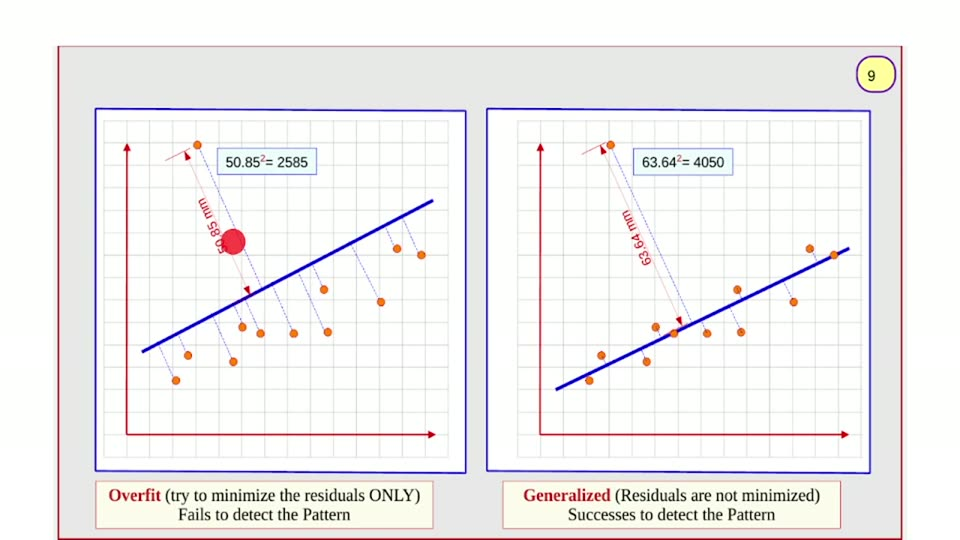
#> input picture videos/machine-learning/03_ridger_regression_gradient_descent/unique_slides/slide_009.jpg, 960 x 540 px, found by its file name
$ python probe19_capcolorcoded.py
#> lines starting #> are read from the running program, lines starting #| are printed output that depends on the picture; after the words box and inside, x2 and y2 are one past the last pixel; in counts of white or black regions, pixels touching at a corner belong together
#!/usr/bin/env python3
"""Probe 19: color-coded ASCII of the four caption lines.
'R' = red ink, '#' = dark/black ink. Prints every 2nd column when wide.
"""
import numpy as np
from PIL import Image

SRC = "videos/machine-learning/03_ridger_regression_gradient_descent/unique_slides/slide_009.jpg"
a = np.asarray(Image.open(SRC).convert("RGB")).astype(int)
r, g, b = a[:, :, 0], a[:, :, 1], a[:, :, 2]
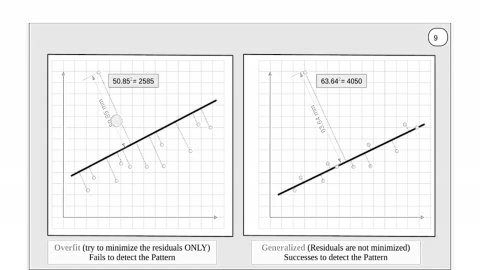
#> r: shape (540, 960) int64 (shown at 1/2 size); min 0, max 255, mean 240.8
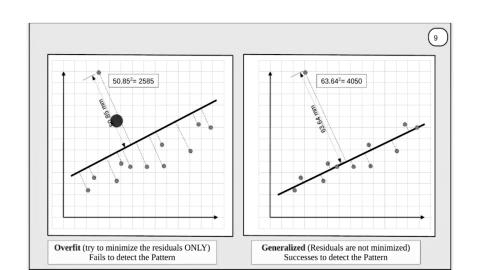
#> g: shape (540, 960) int64 (shown at 1/2 size); min 0, max 255, mean 239
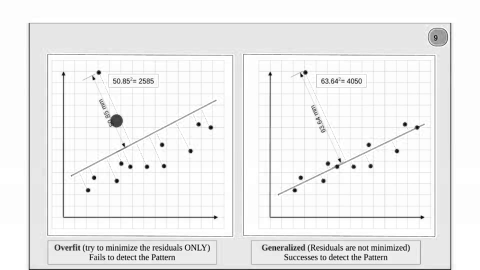
#> b: shape (540, 960) int64 (shown at 1/2 size); min 0, max 255, mean 239

band = (r + g + b) <= 690
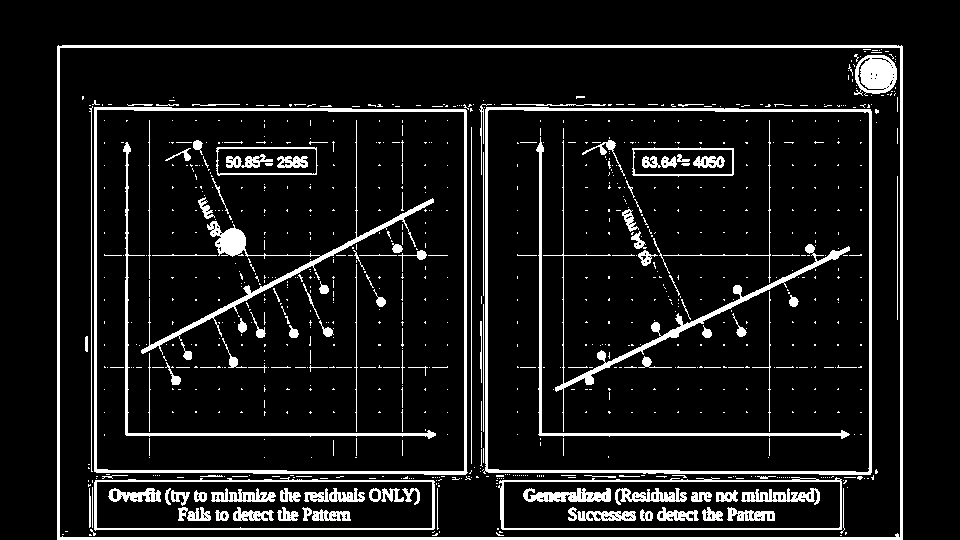
#> band: shape (540, 960) bool; 9.6% white; 914 white regions (782 under 20 px), largest, box (x1, y1, x2, y2) and area: (57, 45, 903, 540) 8015, (483, 107, 872, 475) 4604, (94, 107, 468, 475) 4542
SAT = np.maximum(np.maximum(r, g), b) - np.minimum(np.minimum(r, g), b)
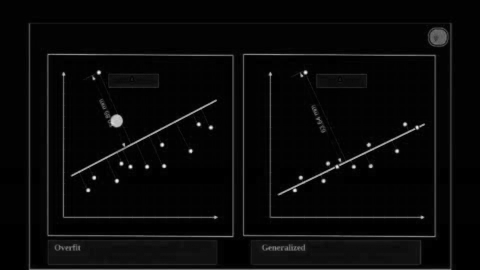
#> SAT: shape (540, 960) int64 (shown at 1/2 size); min 0, max 255, mean 8.7
redish = band & (r - g > 20) & (r - b > 20) & (r > 60)
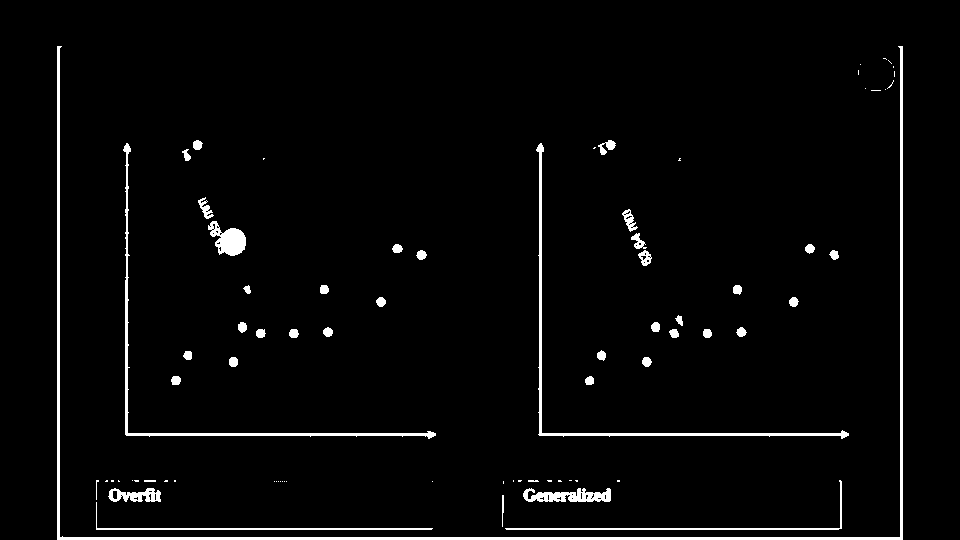
#> redish: shape (540, 960) bool; 3% white; 79 white regions (36 under 20 px), largest, box (x1, y1, x2, y2) and area: (57, 46, 903, 540) 5491, (536, 143, 849, 439) 1857, (123, 143, 436, 439) 1768
dark = band & (SAT <= 22)
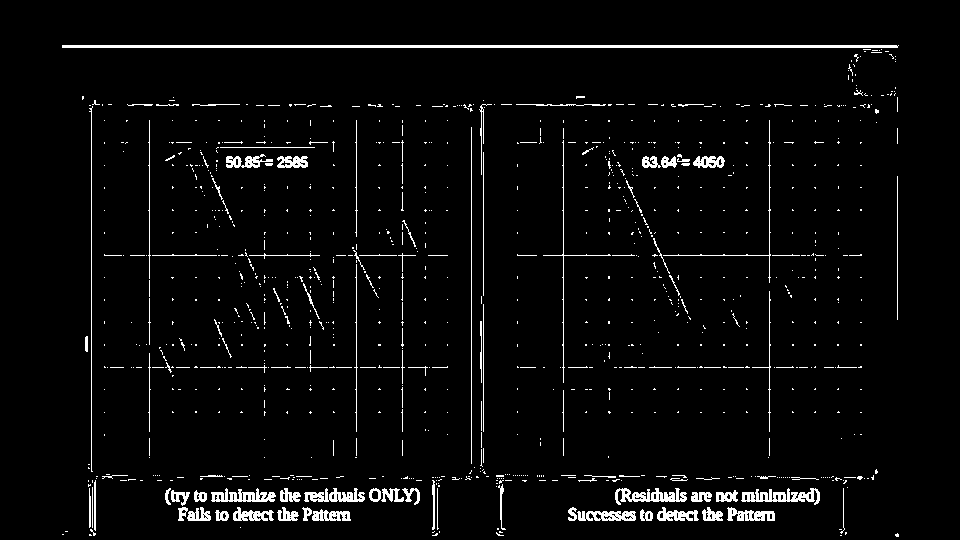
#> dark: shape (540, 960) bool; 3.7% white in thin lines or dots, all inside (x1, y1, x2, y2) = (62, 45, 899, 537)


def dump(nm, x0, x1, y0, y1):
#> called with nm = 'LCAP line1', x0 = 100, x1 = 468, y0 = 487, y1 = 505
    m = (redish | dark)[y0:y1 + 1, x0:x1 + 1]
    ys, xs = np.where(m)
#> ys = 2424 values from 0 to 18; xs = 2424 values, max 337 at index 45, min 8 at index 1167, mean 167.9
    print(f"\n===== {nm} x{x0}..{x1} y{y0}..{y1} =====")
    if not len(ys):
        print("  no ink")
        return
    print(f"  ink bbox x {x0+xs.min()}..{x0+xs.max()}  y {y0+ys.min()}..{y0+ys.max()}")
#|   ink bbox x 108..437  y 487..505
    X0, X1 = x0 + xs.min(), x0 + xs.max()
#> X0 = 108; X1 = 437
    step = 2 if (X1 - X0) > 300 else 1
#> step = 2
    print("      " + "".join(str((x // 10) % 10) if x % 10 == 0 else " " for x in range(X0, X1 + 1, step)))
#|        1    2    3    4    5    6    7    8    9    0    1    2    3    4    5    6    7    8    9    0    1    2    3    4    5    6    7    8    9    0    1    2    3
    for y in range(y0 + ys.min(), y0 + ys.max() + 1):
        out = []
        for x in range(X0, X1 + 1, step):
            if redish[y, x]:
                out.append("R")
            elif dark[y, x]:
                out.append("#")
            else:
                out.append(" ")
        print(f"  {y:4d} " + "".join(out))
    # mean color of each class
    for label, mm in (("RED", redish[y0:y1 + 1, x0:x1 + 1]), ("DARK", dark[y0:y1 + 1, x0:x1 + 1])):
        if mm.sum():
            px = a[y0:y1 + 1, x0:x1 + 1][mm]
            s = px.sum(axis=1)
            core = px[s < np.percentile(s, 25)]
            print(f"  {label} core-25% mean RGB ({core[:,0].mean():.0f},{core[:,1].mean():.0f},{core[:,2].mean():.0f})")
#> this loop made 2 passes
#> label on passes 1 to 2: 'RED', 'DARK'
#> (printed output is left out)


dump("LCAP line1", 100, 468, 487, 505)
dump("LCAP line2", 100, 468, 506, 524)
#|   ink bbox x 178..437  y 506..524
#> (printed output is left out)
#> the loop in dump (call 2), `for label, mm in (("RED", redish[y0:y1 + 1, x0:x1 + 1]), ("DARK", dark..` made 2 passes
dump("RCAP line1", 495, 838, 487, 505)
dump("RCAP line2", 495, 838, 506, 524)

$ run again, with videos/machine-learning/03_ridger_regression_gradient_descent/unique_slides/slide_001.jpg copied over videos/machine-learning/03_ridger_regression_gradient_descent/unique_slides/slide_009.jpg
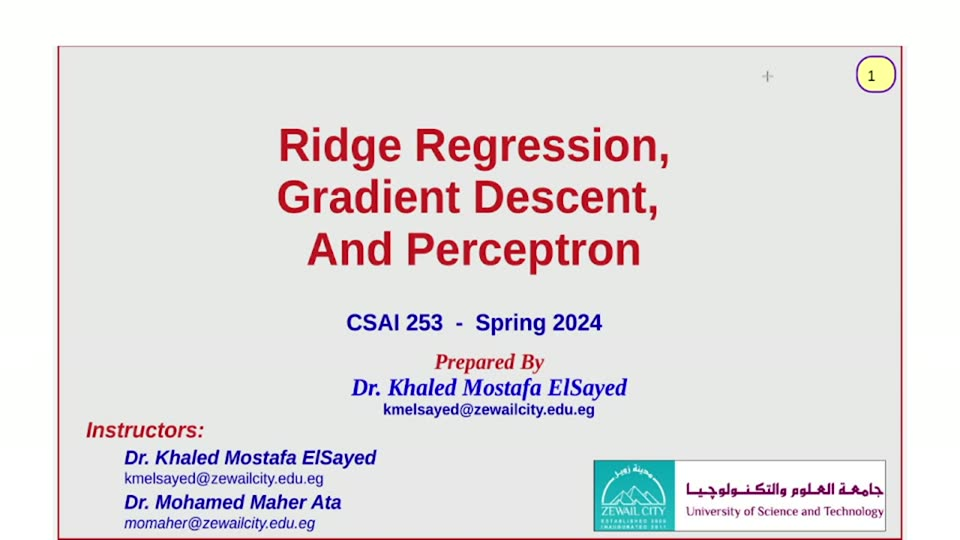
#> input picture videos/machine-learning/03_ridger_regression_gradient_descent/unique_slides/slide_001.jpg, 960 x 540 px, found by its file name
#> `band = (r + g + b) <= 690`:
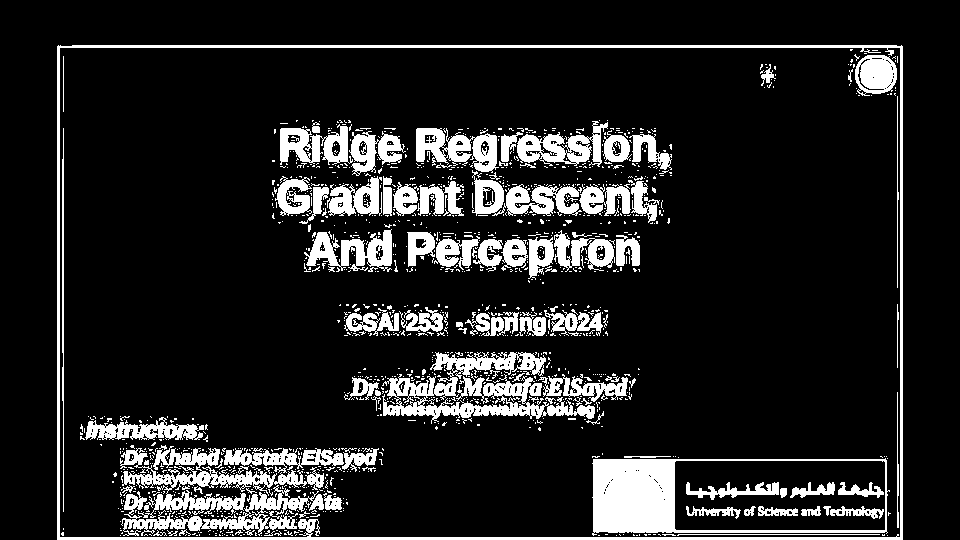
#> band: shape (540, 960) bool; 13.9% white; 1378 white regions (1274 under 20 px), largest, box (x1, y1, x2, y2) and area: (57, 45, 903, 540) 8284, (592, 458, 890, 536) 7235, (382, 352, 595, 424) 5898
#> redish: shape (540, 960) bool; 5.6% white; 85 white regions (19 under 20 px), largest, box (x1, y1, x2, y2) and area: (57, 45, 903, 540) 5492, (86, 421, 198, 439) 1263, (435, 352, 517, 375) 903
#> `dark = band & (SAT <= 22)`:
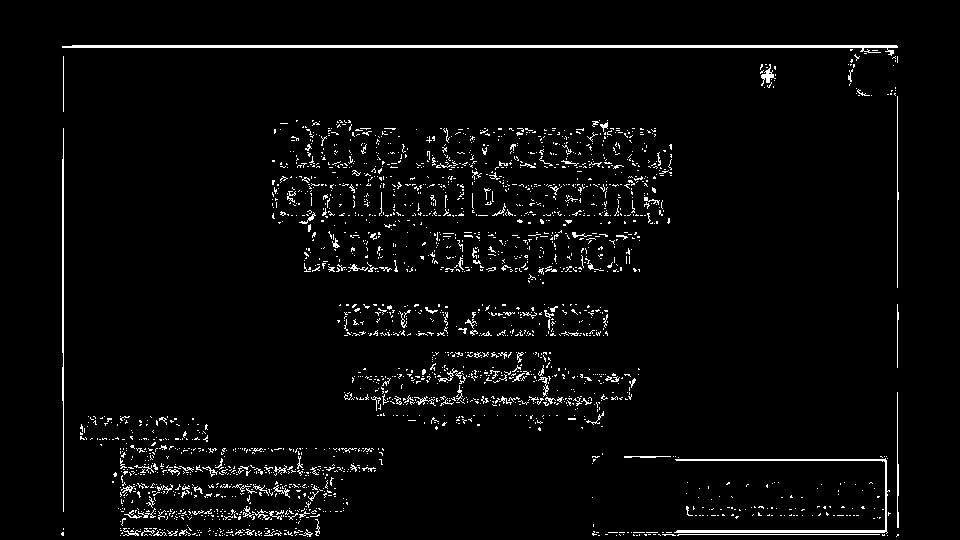
#> dark: shape (540, 960) bool; 3.4% white in thin lines or dots, all inside (x1, y1, x2, y2) = (61, 45, 899, 537)
#> ys = 615 values from 0 to 18; xs = 615 values, max 247 at index 586, min 20 at index 0, mean 124.2
#|   ink bbox x 120..347  y 487..505
#> X0 = 120; X1 = 347
#> step = 1
#> (printed output is left out)
#> the loop in dump, `for label, mm in (("RED", redish[y0:y1 + 1, x0:x1 + 1]), ("DARK", dark..` made 2 passes
#> label on passes 1 to 2: 'RED', 'DARK'
#> (printed output is left out)
#|   ink bbox x 118..343  y 506..524
#> (printed output is left out)
#> the loop in dump (call 2), `for label, mm in (("RED", redish[y0:y1 + 1, x0:x1 + 1]), ("DARK", dark..` made 2 passes

$ run again, with videos/machine-learning/03_ridger_regression_gradient_descent/unique_slides/slide_002.jpg copied over videos/machine-learning/03_ridger_regression_gradient_descent/unique_slides/slide_009.jpg
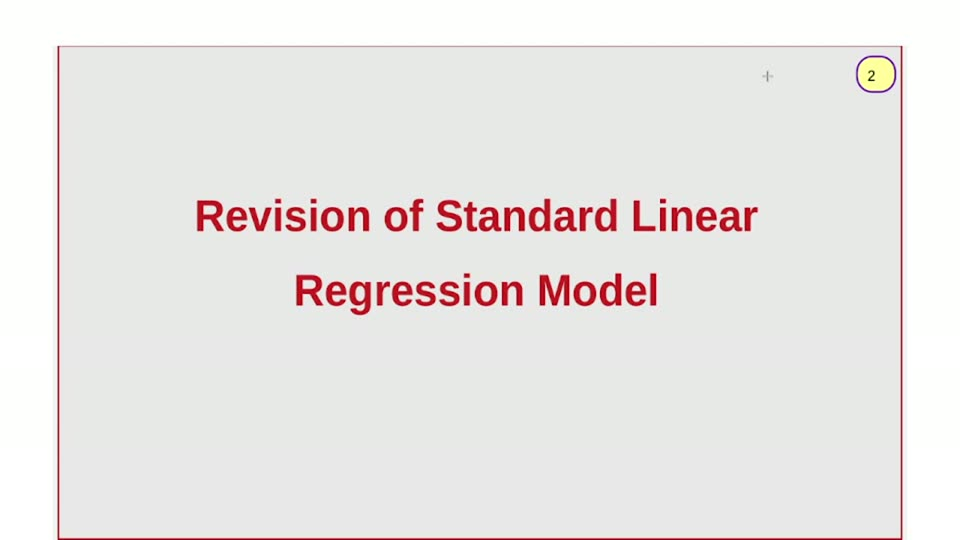
#> input picture videos/machine-learning/03_ridger_regression_gradient_descent/unique_slides/slide_002.jpg, 960 x 540 px, found by its file name
#> r: shape (540, 960) int64; 197 distinct labels, from 16 to 255
#> g: shape (540, 960) int64; 256 distinct labels, from 0 to 255
#> b: shape (540, 960) int64; 251 distinct labels, from 0 to 255
#> band: shape (540, 960) bool; 6% white; 501 white regions (464 under 20 px), largest, box (x1, y1, x2, y2) and area: (57, 45, 903, 540) 8025, (502, 192, 594, 237) 1912, (196, 200, 283, 238) 1866
#> `SAT = np.maximum(np.maximum(r, g), b) - np.minimum(np.minimum(r, g), b)`:
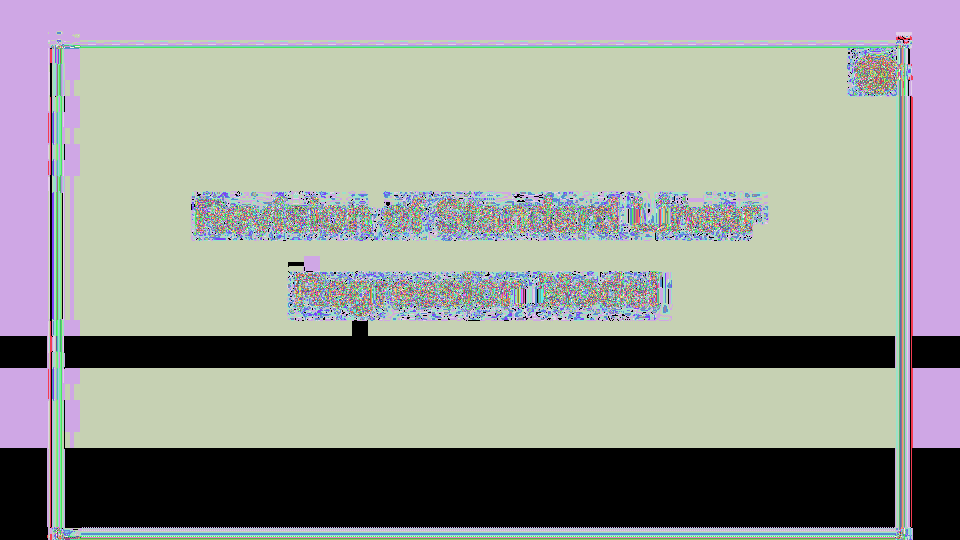
#> SAT: shape (540, 960) int64; 189 distinct labels, from 0 to 189; one colour per label, 0 black
#> redish: shape (540, 960) bool; 4.3% white; 53 white regions (12 under 20 px), largest, box (x1, y1, x2, y2) and area: (57, 45, 903, 540) 5490, (325, 280, 372, 316) 1056, (539, 273, 571, 307) 811
#> `dark = band & (SAT <= 22)`:
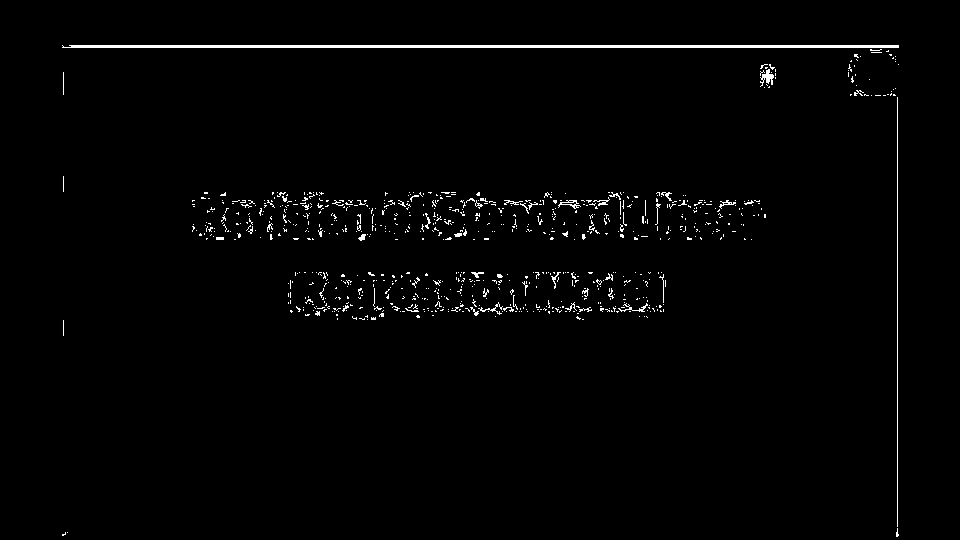
#> dark: shape (540, 960) bool; 1.5% white in thin lines or dots, all inside (x1, y1, x2, y2) = (62, 45, 899, 537)
#> ys = empty array
